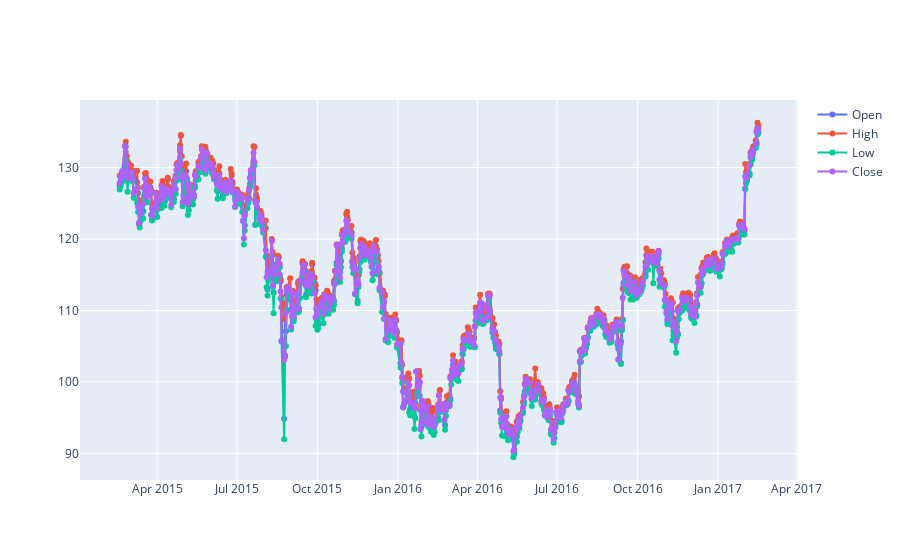

The notebook cell saved with this chart:
### Code cell
fig = go.Figure()

# Add traces
fig.add_trace(go.Scatter(x=df['Date'], y=df['AAPL.Open'],
                         mode='lines+markers', name='Open'))
fig.add_trace(go.Scatter(x=df['Date'], y=df['AAPL.High'],
                         mode='lines+markers', name='High'))
fig.add_trace(go.Scatter(x=df['Date'], y=df['AAPL.Low'],
                         mode='lines+markers', name='Low'))
fig.add_trace(go.Scatter(x=df['Date'], y=df['AAPL.Close'],
                         mode='lines+markers', name='Close'))
fig.show()

### Figure 1 — Plotly figure (JSON) as saved in the notebook; plotly's stock layout.template omitted (floating-point values rounded to 4 significant figures; data arrays with more than 128 entries replaced by an {"elided": "..."} marker saying what was removed)
{"data": [{"mode": "lines+markers", "name": "Open", "type": "scatter", "x": {"elided": "506 str values"}, "y": {"elided": "506 float values"}}, {"mode": "lines+markers", "name": "High", "type": "scatter", "x": {"elided": "506 str values"}, "y": {"elided": "506 float values"}}, {"mode": "lines+markers", "name": "Low", "type": "scatter", "x": {"elided": "506 str values"}, "y": {"elided": "506 float values"}}, {"mode": "lines+markers", "name": "Close", "type": "scatter", "x": {"elided": "506 str values"}, "y": {"elided": "506 float values"}}], "layout": {"autosize": true, "xaxis": {"autorange": true, "range": ["2015-01-03 08:11:27.6568", "2017-04-01 15:48:32.3432"], "type": "date"}, "yaxis": {"autorange": true, "range": [85.61, 140.1], "type": "linear"}}}
